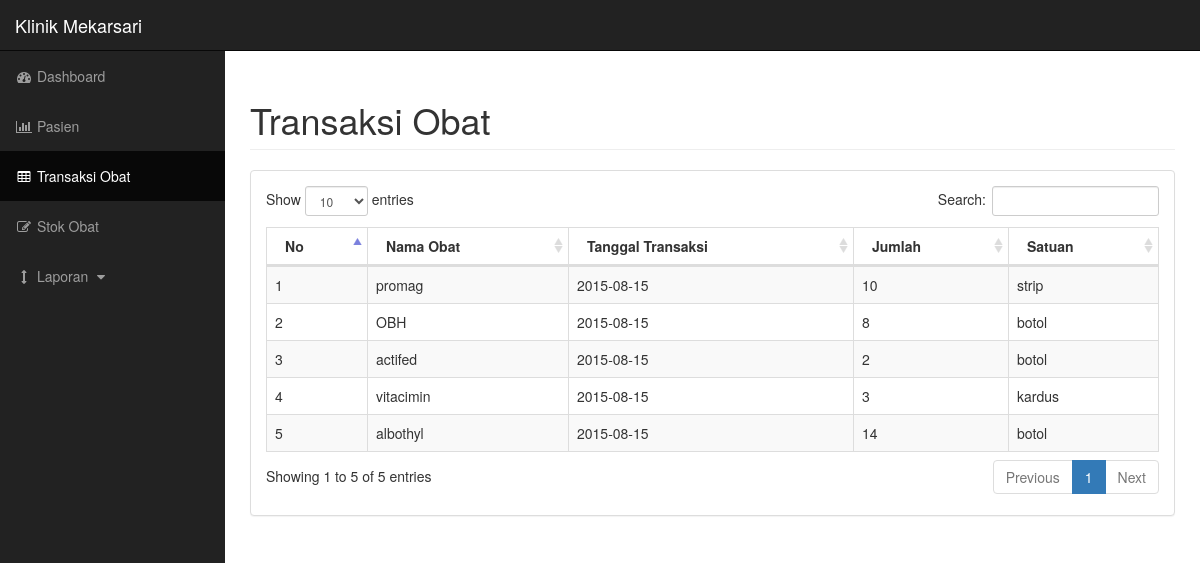
The app's page /transaksi.php, older data.
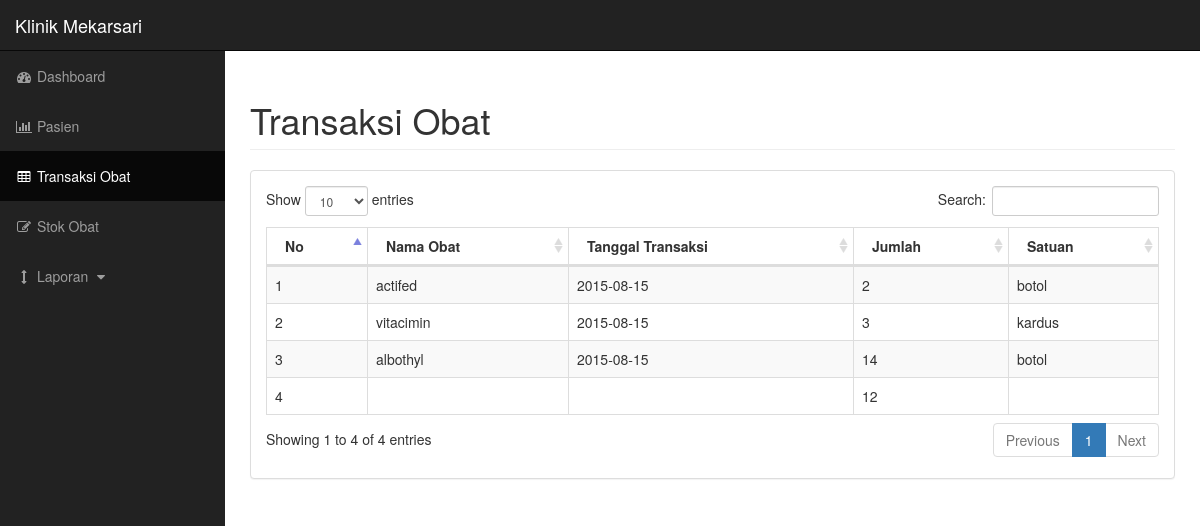
The same page, newer data.
### tables this page shows
CREATE TABLE IF NOT EXISTS `tob_transaksi_obat` (
  `tob_id` int(11) NOT NULL,
  `tob_mob_id` int(11) NOT NULL,
  `tob_tpa_id` int(11) NOT NULL,
  `tob_mob_jumlah` int(11) NOT NULL
);

CREATE TABLE IF NOT EXISTS `m_obat` (
  `mob_id` int(11) NOT NULL,
  `mob_nama_obat` text NOT NULL,
  `mob_tanggal_beli` date NOT NULL,
  `mob_jumlah` int(11) NOT NULL,
  `mob_satuan` text NOT NULL
);

CREATE TABLE IF NOT EXISTS `tpa_pasien` (
  `tpa_id` int(11) NOT NULL,
  `tpa_tanggal_berobat` date NOT NULL,
  `tpa_me_id` int(11) NOT NULL
);

### transaksi.php (the view, shortened to what this page needs)
<!DOCTYPE html>
<html lang="en">
<?php
	$query = mysql_query("select * from tob_transaksi_obat");
?>
<head>
    <link href="bower_components/bootstrap/dist/css/bootstrap.min.css" rel="stylesheet">
    <link href="bower_components/metisMenu/dist/metisMenu.min.css" rel="stylesheet">
    <link href="bower_components/datatables-plugins/integration/bootstrap/3/dataTables.bootstrap.css" rel="stylesheet">
    <link href="bower_components/datatables-responsive/css/dataTables.responsive.css" rel="stylesheet">
    <link href="bower_components/font-awesome/css/font-awesome.min.css" rel="stylesheet" type="text/css">
    <link href="css/sb-admin.css" rel="stylesheet">
</head>
<body>
    <div id="wrapper">
        <nav class="navbar navbar-inverse navbar-fixed-top" role="navigation">
            <div class="navbar-header">
                <a class="navbar-brand" href="index.php">Klinik Mekarsari</a>
            </div>
            <div class="collapse navbar-collapse navbar-ex1-collapse">
                <ul class="nav navbar-nav side-nav">
                    <li>
                        <a href="index.php"><i class="fa fa-fw fa-dashboard"></i> Dashboard</a>
                    </li>
                    <li>
                        <a href="pasien.php"><i class="fa fa-fw fa-bar-chart-o"></i> Pasien</a>
                    </li>
                    <li class="active">
                        <a href="transaksi.php"><i class="fa fa-fw fa-table"></i> Transaksi Obat</a>
                    </li>
                    <li>
                        <a href="stok.php"><i class="fa fa-fw fa-edit"></i> Stok Obat</a>
                    </li>
                    <li>
                        <a href="javascript:;" data-toggle="collapse" data-target="#demo"><i class="fa fa-fw fa-arrows-v"></i> Laporan <i class="fa fa-fw fa-caret-down"></i></a>
                    </li>
                </ul>
            </div>
        </nav>
        <div id="page-wrapper">
			<div class="container-fluid">
				<div class="row">
					<div class="col-lg-12">
						<h1 class="page-header">Transaksi Obat</h1>
					</div>
				</div>
				<div class="row">
					<div class="col-lg-12">
						<div class="panel panel-default">
							<div class="panel-body">
								<div class="dataTable_wrapper">
									<table class="table table-striped table-bordered table-hover" id="dataTables-example">
										<thead>
											<tr>
												<th>No</th>
												<th>Nama Obat</th>
												<th>Tanggal Transaksi</th>
												<th>Jumlah</th>
												<th>Satuan</th>
											</tr>
										</thead>
										<tbody>
											<?php
											$i = 0;
											while($row = mysql_fetch_array($query))
											{
												$mob_id = $row['tob_mob_id'];
												$tpa_id = $row['tob_tpa_id'];
												$qr = mysql_query("select * from m_obat where mob_id = '$mob_id'");
												$ro = mysql_fetch_array($qr);
												$qy = mysql_query("select * from tpa_pasien where tpa_id = '$tpa_id'");
												$rw = mysql_fetch_array($qy);
												$i++;
											?>
											<tr>
												<td><?php echo $i?></td>
												<td><?php echo $ro['mob_nama_obat']?></td>
												<td><?php echo $rw['tpa_tanggal_berobat']?></td>
												<td><?php echo $row['tob_mob_jumlah']?></td>
												<td><?php echo $ro['mob_satuan']?></td>
											</tr>
											<?php } ?>
										</tbody>
									</table>
								</div>
							</div>
						</div>
					</div>
				</div>
			</div>
        </div>
    </div>
</body>
</html>

### css/sb-admin.css (style rules this page uses)
body { margin-top: 100px; background-color: #222; }
@media (min-width:768px) { body { margin-top: 50px; } }
#wrapper { padding-left: 0; }
#page-wrapper { width: 100%; padding: 0; background-color: #fff; }
@media (min-width:768px) { #wrapper { padding-left: 225px; } }
@media (min-width:768px) { #page-wrapper { padding: 10px; } }
@media (min-width:768px) { .side-nav { position: fixed; top: 51px; left: 225px; width: 225px; margin-left: -225px; border: none; border-radius: 0; overflow-y: auto; background-color: #222; bottom: 0; overflow-x: hidden; padding-bottom: 40px; } }
@media (min-width:768px) { .side-nav>li>a { width: 225px; } }

Row changes from the older to the newer data that the page shows:
removed tob_transaksi_obat: m_obat.mob_nama_obat "promag", tpa_pasien.tpa_tanggal_berobat "2015-08-15", tob_mob_jumlah "10", m_obat.mob_satuan "strip"
removed tob_transaksi_obat: m_obat.mob_nama_obat "OBH", tpa_pasien.tpa_tanggal_berobat "2015-08-15", tob_mob_jumlah "8", m_obat.mob_satuan "botol"
added tob_transaksi_obat: tob_mob_jumlah "12"
Text that changed along with them:
text written by a page script: "Show entries Search: Showing 1 to 5 of 5 entries Previous 1 Next" → "Show entries Search: Showing 1 to 4 of 4 entries Previous 1 Next"
